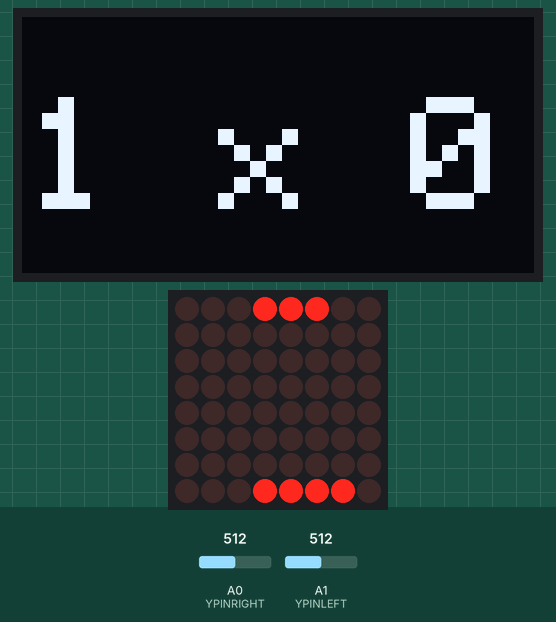
This sketch was run on a simulated Arduino Uno, built with avr-gcc and run on an emulated ATmega328P. Parts: 128×64 one-colour display, 8×8 LED matrix. The test bench sets the inputs (shaded band); at power-on: A0 (YPINRIGHT) = 512, A1 (YPINLEFT) = 512. The display library's start-up logo is not drawn.

Above: at 4.3 s.
4.4 s: A0 (YPINRIGHT) set to 0
At 7.28 s:
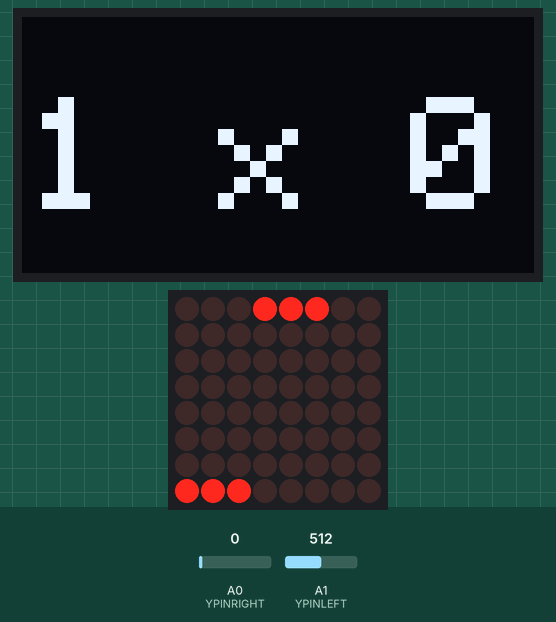
7.4 s: A1 (YPINLEFT) set to 0
At 10.37 s:
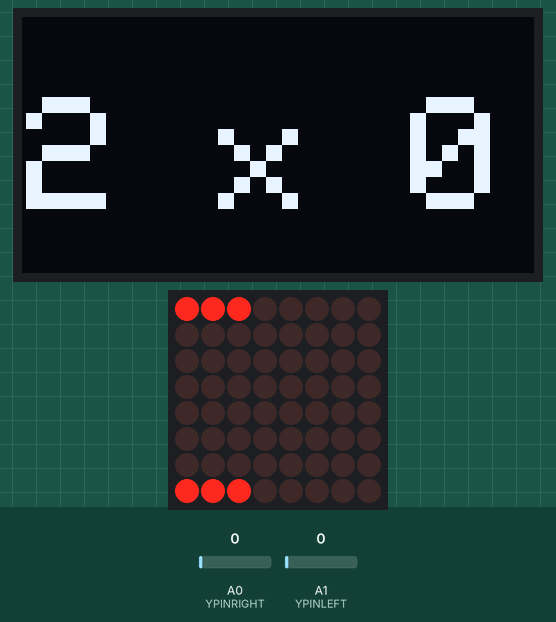
10.4 s: A0 (YPINRIGHT) set to 900
At 12.54 s:
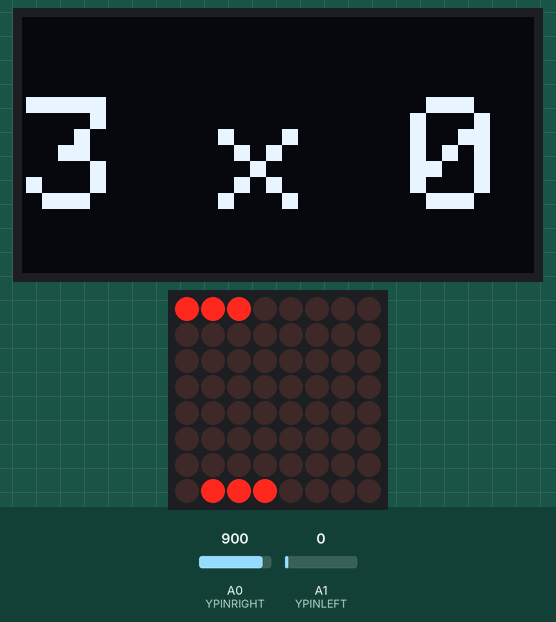
13.4 s: A1 (YPINLEFT) set to 900
At 15.16 s:
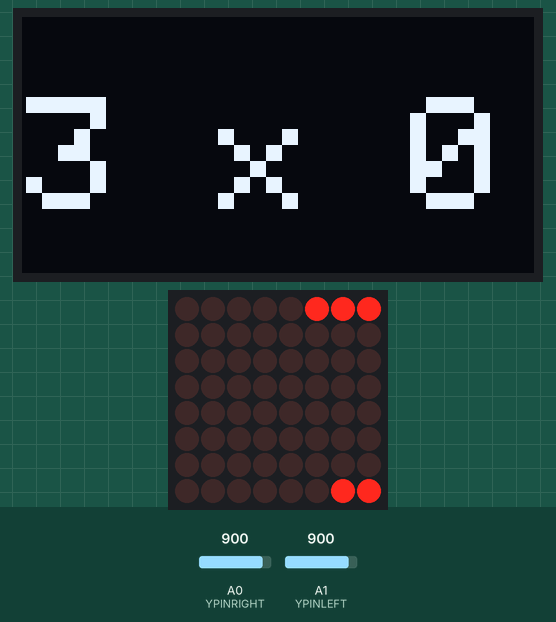
15.3 s: A0 (YPINRIGHT) set to 555
At 16.76 s:
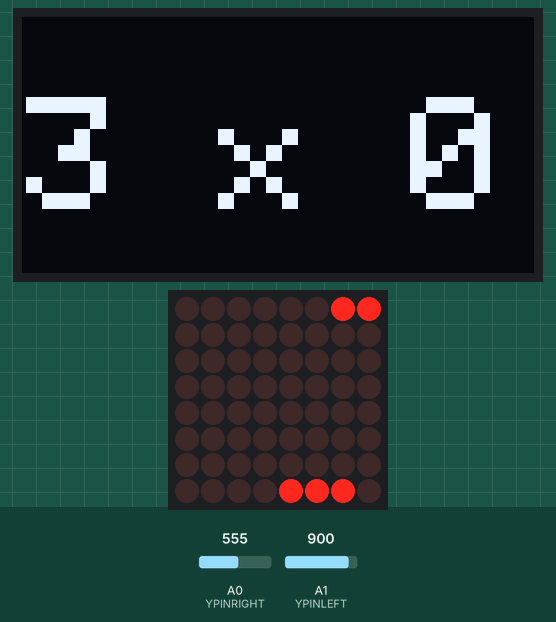

The sketch:

pong.ino
```cpp
#include <LedControl.h>
#include <Wire.h>
#include <Adafruit_GFX.h>
#include <Adafruit_SSD1306.h>

Adafruit_SSD1306 IC2(128, 64, &Wire, -1);

#define MOVE_INTERVAL 75
#define MAX_DEVICES    1

LedControl lc = LedControl(11, 13, 10, MAX_DEVICES);

#define MAX_VALUE   1024
#define UPPER_LIMIT    8
#define LOWER_LIMIT    0

#define CALIBRATION_SAMPLES 100
#define FILTER_ALPHA        0.1

#define PLAYER_SIZE         3
#define BALLSPEEDTHRESHOLD  3
#define BALL_INI_X          3
#define BALL_INI_Y          2

#define YPINLEFT  A1 // na verdade.. colocado em X
#define YPINRIGHT A0

struct Ball {
    int8_t x;
    int8_t y;
    int8_t vx;
    int8_t vy;
};

struct Player {
    uint8_t y;
    uint8_t score;
};

Player p1 = {3,0};
Player p2 = {3,0};

Ball ball {
     .x = BALL_INI_X,
     .y = BALL_INI_Y,
    .vx = 1,
    .vy = 1
};

uint16_t calibration_l = 0;
uint16_t calibration_r = 0;

float filtered_l = 0;
float filtered_r = 0;

unsigned long last_move_time = 0;

void calibrate_joysticks() {
  long sum_left = 0;
  long sum_right = 0;

  for (int i = 0; i < CALIBRATION_SAMPLES; i++) {
    sum_left += analogRead(YPINLEFT);
    sum_right += analogRead(YPINRIGHT);
    delay(10);
  }

  calibration_l = sum_left / CALIBRATION_SAMPLES;
  calibration_r = sum_right / CALIBRATION_SAMPLES;
}

void read_joystick() {
  int16_t current_left = analogRead(YPINLEFT) - calibration_l;
  int16_t current_right = analogRead(YPINRIGHT) - calibration_r;

  filtered_l = (FILTER_ALPHA * current_left) + ((1 - FILTER_ALPHA) * filtered_l);
  filtered_r = (FILTER_ALPHA * current_right) + ((1 - FILTER_ALPHA) * filtered_r);

  p1.y = map(filtered_l, -MAX_VALUE / 2, MAX_VALUE / 2, LOWER_LIMIT, UPPER_LIMIT - 1);
  p2.y = map(filtered_r, -MAX_VALUE / 2, MAX_VALUE / 2, LOWER_LIMIT, UPPER_LIMIT - 1);

  if (p1.y > UPPER_LIMIT - 1) p1.y = UPPER_LIMIT - 1;
  if (p1.y < LOWER_LIMIT) p1.y = LOWER_LIMIT;
  if (p2.y > UPPER_LIMIT - 1) p2.y = UPPER_LIMIT - 1;
  if (p2.y < LOWER_LIMIT) p2.y = LOWER_LIMIT;
}

void setup_led_matrix(){
  for (uint8_t i = 0; i < MAX_DEVICES; i++) {
    lc.shutdown(i, false);
    lc.setIntensity(i, 8);
    lc.clearDisplay(i);
  }
}

void display_score(){
  IC2.print(p1.score);
  IC2.print(F(" x "));
  IC2.print(p2.score);
  IC2.display();
}

void setup() {
  Serial.begin(9600);
  pinMode(YPINLEFT, INPUT);
  pinMode(YPINRIGHT, INPUT);

  calibrate_joysticks();

  if(!IC2.begin(SSD1306_SWITCHCAPVCC, 0x3C)) {
    Serial.println(F("SSD1306: erro de memória"));
    for(;;);
  }
  IC2.display();

  IC2.clearDisplay();
  IC2.setTextSize(4);
  IC2.setTextColor(SSD1306_WHITE);
  IC2.setCursor(1,20);
  display_score();

  setup_led_matrix();
  delay(2000);
}

void check_player_collision() {
  if (ball.x == LOWER_LIMIT && (ball.y >= p1.y && ball.y <= p1.y + PLAYER_SIZE - 1)) {
    ball.vx *= -1;
    ball.vy = (ball.y - p1.y) - PLAYER_SIZE / 2;
  }
  if (ball.x == UPPER_LIMIT-1 && (ball.y >= p2.y && ball.y <= p2.y + PLAYER_SIZE - 1)) {
    ball.vx *= -1;
    ball.vy = (ball.y - p2.y) - PLAYER_SIZE / 2;
  }
}

void check_wall_collision() {
  if (ball.y == 0 || ball.y == 7) ball.vy *= -1;
}

void check_score(){
  boolean scored = false;

  if (ball.x == UPPER_LIMIT) {
    p1.score++;
    scored = true;
  }

  if (ball.x < LOWER_LIMIT) {
    p2.score++;
    scored = true;
  }

  if (scored){
    ball.x = BALL_INI_X;
    ball.y = BALL_INI_Y;
    IC2.clearDisplay();
    IC2.setCursor(1,20);
    display_score();
    delay(2000);
  }
}


uint8_t ball_speed_counter = 0;

void update_ball_pos() {
  if (ball_speed_counter >= BALLSPEEDTHRESHOLD) {
    lc.setLed(0, ball.x, ball.y, true);
    check_player_collision();
    check_wall_collision();
    ball.x += ball.vx;
    ball.y += ball.vy;
    ball_speed_counter = 0;
  }
  ball_speed_counter++;
}

void loop() {
  unsigned long now = millis();

  if (now - last_move_time > MOVE_INTERVAL) {
    read_joystick();

    for (uint8_t i = 0; i < MAX_DEVICES; i++)
      lc.clearDisplay(i);

    update_ball_pos();

    for (uint8_t i = 0; i < PLAYER_SIZE; i++) {
      lc.setLed(0, 0, p1.y + i, true);
      lc.setLed(0, 7, p2.y + i, true);
    }

    last_move_time = now;
  }

  check_score();
}
```

Measured:
- after the input at 4.4 s, the display: first differs from a run without the input after 2.0 s (image 1 shows a later state)
- after the input at 7.4 s, the display: first differs from a run without the input after 2.0 s (image 2 shows a later state)
- after the input at 10.4 s, the display: first differs from a run without the input after 2.1 s (image 3)
- after the input at 13.4 s, the display: first changes after 0.13 s (image 4 shows a later state)
- after the input at 15.3 s, the display: first changes after 0.06 s (image 5 shows a later state)
